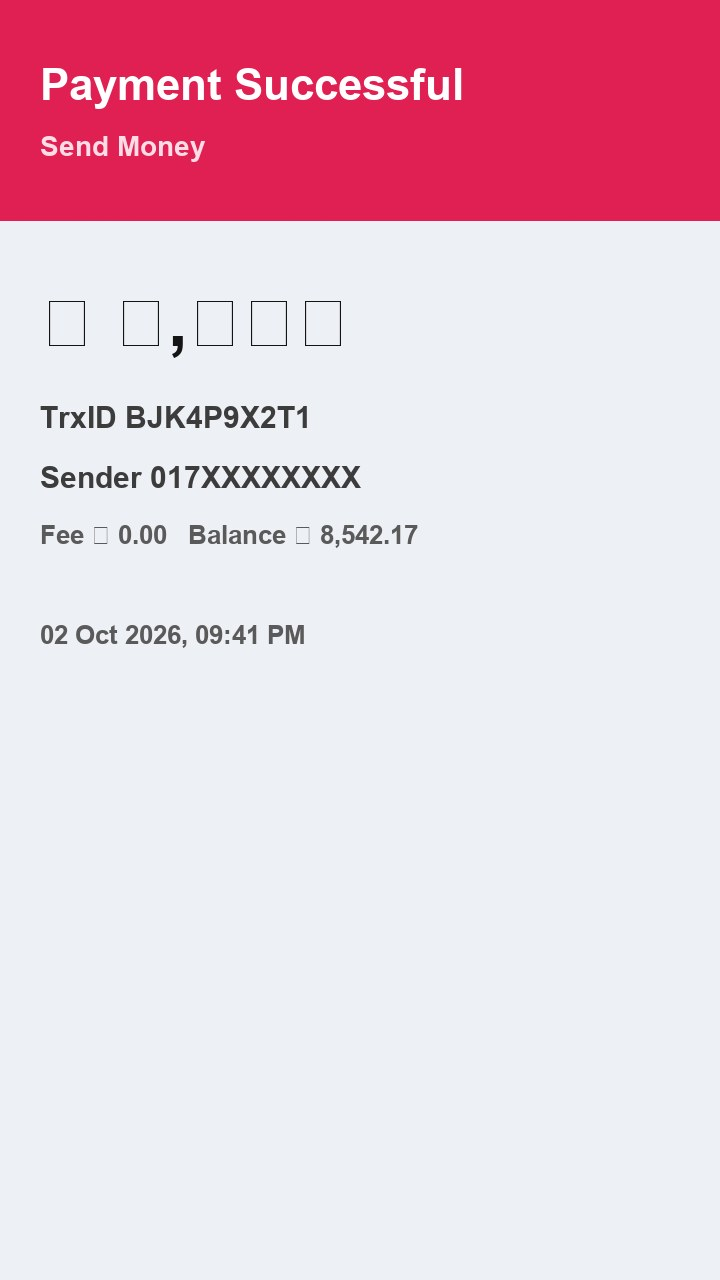
#> input picture spikes/08-proof-forensics/forge_1.jpg, 720 x 1280 px
$ python -i spike_proof_forensics.py   (imports and definitions only)
#> lines starting #> are read from the running program, lines starting #| are printed output that depends on the picture
# Spike 08-proof-forensics — real-vs-forged screenshot statistics (2026-10-02)
# Q: do simple image statistics separate REAL app screenshots from EDITED ones?
# Method: render 3 mock "real" bKash-style payment screenshots with PIL (fresh render = clean
# single-encode JPEG, like a phone screenshot), then forge 3 by editing a rendered one
# (paste new amount digits, re-save = double JPEG compression). Compare: EXIF presence,
# quantization tables, ELA (error-level analysis) mean, local noise variance.
import os, io, json
from PIL import Image, ImageDraw, ImageFont, ImageChops, ImageFilter

OUT = "spikes/08-proof-forensics"
# [1 line not run here, left out]

# [39 lines left out: functions get_font, render_proof, forge, not called in this run]

def ela_mean(path, quality=90):
#> called with path = 'forge_1.jpg', quality = 90
    img = Image.open(path).convert("RGB")
#> img is the input picture: PIL image 720x1280 RGB; mean R, G, B 232.8, 203.6, 216.2
    buf = io.BytesIO()
    img.save(buf, "JPEG", quality=quality)
    resaved = Image.open(buf).convert("RGB")
    ela = ImageChops.difference(img, resaved)
    stat = ela.convert("L")
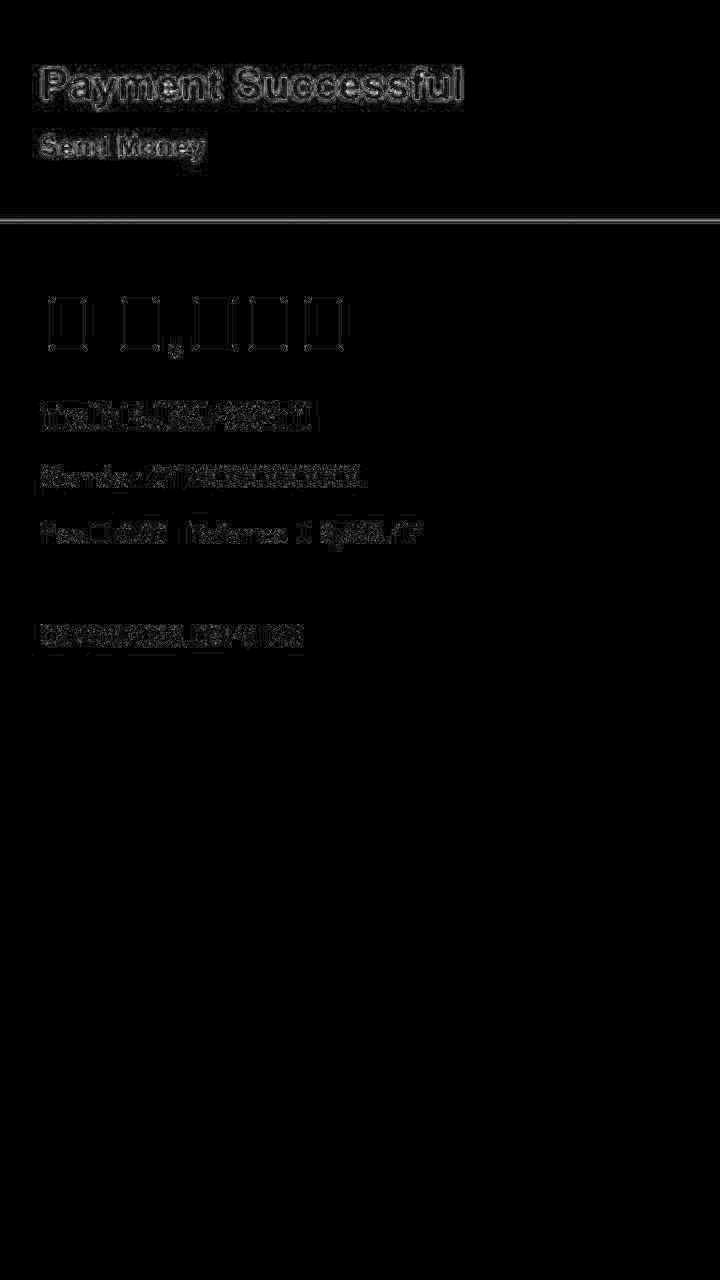
#> stat: PIL image 720x1280 L; min 0, max 17, mean 0.168; drawn with min black and max white
    hist = stat.histogram()
#> hist = 256 values, max 862812 at index 0, min 0 at index 18, mean 3600
    total = sum(hist); mean = sum(i * c for i, c in enumerate(hist)) / total
#> after `total = sum(hist)`: total = 921600
#> after `mean = sum((i * c for i, c in enumerate(hist))) / total`: mean = 0.168
    return mean

# [7 lines left out: function noise_var, not called in this run]

def has_exif(path):
    return len(Image.open(path).getexif()) > 0

def qtable(path):
    return Image.open(path).quantization

reals, forgeries = [], []
specs = [("1,500", "BJK4P9X2T1", "017XXXXXXXX"), ("850", "9NA G7T2KQ", "018XXXXXXXX"), ("12,000", "C4HK2M8PZQ", "019XXXXXXXX")]
# [9 lines not run here, left out]
rows = []
# [5 lines not run here, left out]

# simple threshold classifier on ELA mean: pick midpoint between group means
import statistics
r_ela = [r["ela_mean"] for r in rows if r["label"] == "REAL"]
f_ela = [r["ela_mean"] for r in rows if r["label"] == "FORGE"]
# [1 line that did not run here, left out]
correct = sum((r["ela_mean"] > thr) == (r["label"] == "FORGE") for r in rows)
# [5 lines not run here, left out]

>>> result = ela_mean('forge_1.jpg')
#> result = 0.168
